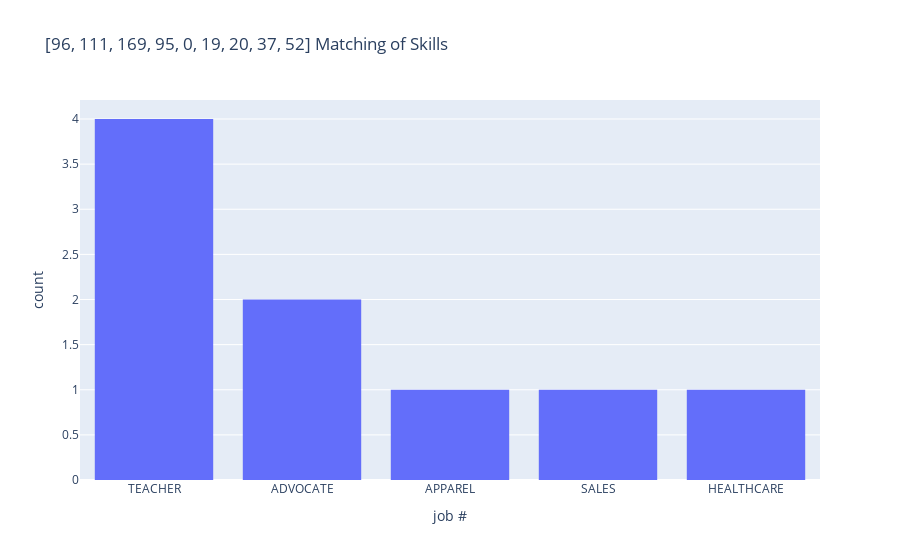

Notebook code cell kept with this figure:
### Code cell
## compare list with data_set, visualize highest matching jobs

fig = px.histogram(
    x=job_cat,
    labels={"x": "job #"},
    title=f"{job_number} Matching of Skills",
).update_xaxes(categoryorder="total descending")
fig.show()

### Figure 1 — Plotly figure (JSON) as saved in the notebook; plotly's stock layout.template omitted (floating-point values rounded to 4 significant figures)
{"data": [{"alignmentgroup": "True", "bingroup": "x", "hovertemplate": "job #=%{x}<br>count=%{y}<extra></extra>", "legendgroup": "", "marker": {"color": "#636efa", "pattern": {"shape": ""}}, "name": "", "offsetgroup": "", "orientation": "v", "showlegend": false, "type": "histogram", "x": ["TEACHER", "TEACHER", "ADVOCATE", "APPAREL", "SALES", "HEALTHCARE", "TEACHER", "ADVOCATE", "TEACHER"], "xaxis": "x", "yaxis": "y"}], "layout": {"autosize": true, "barmode": "relative", "legend": {"tracegroupgap": 0}, "title": {"text": "[96, 111, 169, 95, 0, 19, 20, 37, 52] Matching of Skills"}, "xaxis": {"anchor": "y", "autorange": true, "categoryorder": "total descending", "domain": [0, 1], "range": [-0.5, 4.5], "title": {"text": "job #"}, "type": "category"}, "yaxis": {"anchor": "x", "autorange": true, "domain": [0, 1], "range": [0, 4.211], "title": {"text": "count"}}}}
